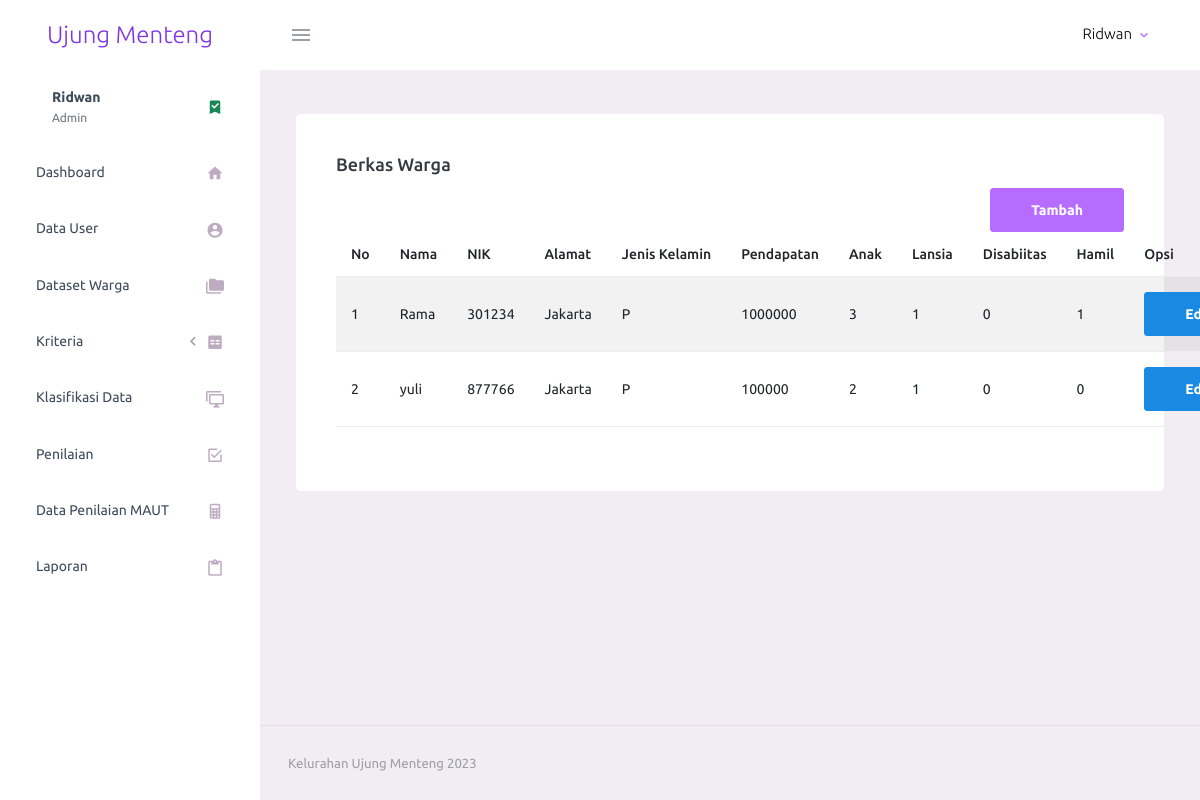
The page /pages/upload_petugas.php (signed in) on the database its author committed.
### tables this page shows
CREATE TABLE `berkas_petugas` (
  `id` int(11) NOT NULL,
  `nama` varchar(100) NOT NULL,
  `nik` varchar(100) NOT NULL,
  `alamat` varchar(100) NOT NULL,
  `jenis_kelamin` varchar(50) NOT NULL,
  `pendapatan` varchar(50) NOT NULL,
  `anak` varchar(10) NOT NULL,
  `lansia` varchar(10) NOT NULL,
  `disabilitas` varchar(10) NOT NULL,
  `hamil` varchar(10) NOT NULL
);

### pages/upload_petugas.php (the view, shortened to what this page needs)
<?php
  require_once "../koneksi.php";
?>
<!DOCTYPE html>
<html lang="en">
  <head>
    <link rel="stylesheet" href="../assets/vendors/mdi/css/materialdesignicons.min.css">
    <link rel="stylesheet" href="../assets/vendors/css/vendor.bundle.base.css">
    <link rel="stylesheet" href="../assets/css/style.css">
  </head>
  <body>
    <div class="container-scroller">
      <?php include '../partials/_navbar.php'; ?>
      <div class="container-fluid page-body-wrapper">
        <?php include '../partials/_sidebar.php' ?>
        <div class="main-panel">
          <div class="content-wrapper">
            <div class="row">
              <div class="col-lg-12 grid-margin stretch-card">
                <div class="card">
                  <div class="card-body">
                    <h4 class="card-title">Berkas Warga</h4>
                    <div class="d-grid gap-2 d-md-flex justify-content-md-end">
                      <button type="button" class="btn btn-primary" data-bs-toggle="modal" data-bs-target="#tambah"> Tambah </button>
                    </div>
                    <table id="example1" class="table table-striped mb-4">
                      <thead>
                        <tr>
                          <th> No </th>
                          <th> Nama </th>
                          <th> NIK </th>
                          <th> Alamat </th>
                          <th> Jenis Kelamin </th>
                          <th>Pendapatan</th>
                          <th>Anak</th>
                          <th>Lansia</th>
                          <th>Disabiitas</th>
                          <th>Hamil</th>
                          <th> Opsi </th>
                        </tr>
                      </thead>
                      <tbody>
                          <?php
                            $i = 1;
                            $query = "SELECT * FROM berkas_petugas";
                            $result = mysqli_query($conn, $query);
                            while($row = mysqli_fetch_assoc($result)) {
                          ?>
                        <tr>
                            <td><?= $i++; ?></td>
                            <td><?= $row['nama'] ?></td>
                            <td><?= $row['nik'] ?></td>
                            <td><?= $row['alamat'] ?></td>
                            <td><?= $row['jenis_kelamin'] ?></td>
                            <td><?= $row['pendapatan'] ?></td>
                            <td><?= $row['anak'] ?></td>
                            <td><?= $row['lansia'] ?></td>
                            <td><?= $row['disabilitas'] ?></td>
                            <td><?= $row['hamil'] ?></td>
                            <td><button type="button" class="btn btn-info" data-bs-toggle="modal" data-bs-target="#edit<?= $row['id']; ?>">Edit</button> </td>
                        </tr>
                        <?php }?>
                      </tbody>
                    </table>
                  </div>
                </div>
              </div>
            </div>
          </div>
          <?php include '../partials/_footer.php' ?>
        </div>
      </div>
    </div>
  </body>
</html>

### rows shown on the page
berkas_petugas: nama "Rama", nik "301234", alamat "Jakarta", jenis_kelamin "P", pendapatan "1000000", anak "3", lansia "1", disabilitas "0", hamil "1"
berkas_petugas: nama "yuli", nik "877766", alamat "Jakarta", jenis_kelamin "P", pendapatan "100000", anak "2", lansia "1", disabilitas "0", hamil "0"

### other values the page prints
$_SESSION['name'] "Ridwan"
$_SESSION['role'] "Admin"
